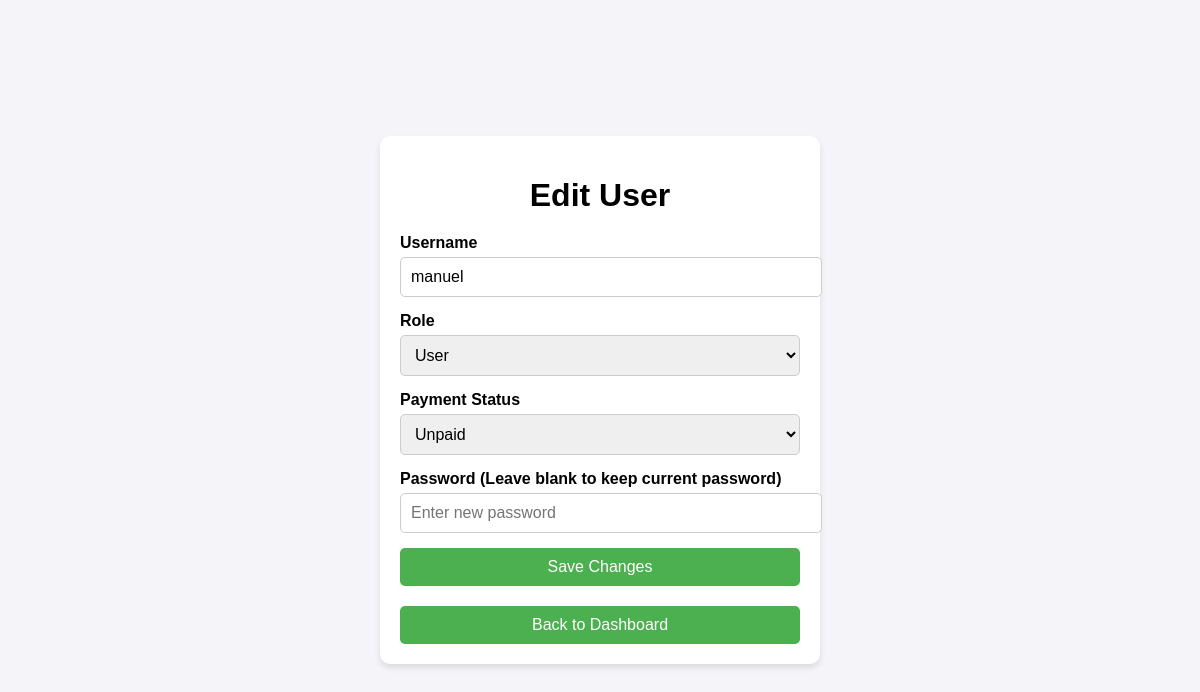
Page /admin/edit_user/2 (signed in) on the committed database.
### app.py (models this page shows, shortened)
class User(db.Model, UserMixin):
    id = db.Column(db.Integer, primary_key=True)
    username = db.Column(db.String(20), unique=True, nullable=False)
    password = db.Column(db.String(60), nullable=False)
    role = db.Column(db.String(10), nullable=False, default='user')  # 'admin' or 'user'
    is_paid = db.Column(db.Boolean, default=False)
    payment_due_date = db.Column(db.Date, nullable=True)

### app.py (the view, shortened to what this page needs)
@app.route('/admin/edit_user/<int:user_id>', methods=['GET', 'POST'])
@login_required
def edit_user(user_id):
    if current_user.role != 'admin':
        flash('Unauthorized access!', 'error')
        return redirect(url_for('dashboard'))
    user = User.query.get_or_404(user_id)
    return render_template('edit_user.html', user=user)

### app.py (called while the page is built)
@login_manager.user_loader
def load_user(user_id):
    return User.query.get(int(user_id))

### templates/edit_user.html (shortened to what this page needs)
<!DOCTYPE html>
<html lang="en">
<head>
</head>
<body>
    <div class="edit-user-container">
        <h1>Edit User</h1>
        <form action="{{ url_for('edit_user', user_id=user.id) }}" method="post">
            <div class="form-group">
                <label for="username">Username</label>
                <input type="text" id="username" name="username" value="{{ user.username }}" required>
            </div>
            <div class="form-group">
                <label for="role">Role</label>
                <select id="role" name="role">
                    <option value="user" {% if user.role == 'user' %}selected{% endif %}>User</option>
                </select>
            </div>
            <div class="form-group">
                <label for="is_paid">Payment Status</label>
                <select id="is_paid" name="is_paid">
                    <option value="false" {% if not user.is_paid %}selected{% endif %}>Unpaid</option>
                </select>
            </div>
            <div class="form-group">
                <label for="password">Password (Leave blank to keep current password)</label>
                <input type="password" id="password" name="password" placeholder="Enter new password">
            </div>
            <div class="form-group">
                <button type="submit">Save Changes</button>
            </div>
        </form>
        <a href="{{ url_for('admin_dashboard') }}" class="back-link">Back to Dashboard</a>
    </div>
</body>
</html>

### templates/edit_user.html (style rules this page uses)
body { font-family: Arial, sans-serif; display: flex; justify-content: center; align-items: center; height: 100vh; margin: 0; background-color: #f4f4f9; }
.edit-user-container { background: #ffffff; padding: 20px; border-radius: 10px; box-shadow: 0 4px 6px rgba(0, 0, 0, 0.1); width: 100%; max-width: 400px; }
.edit-user-container h1 { text-align: center; margin-bottom: 20px; }
.form-group { margin-bottom: 15px; }
.form-group label { display: block; margin-bottom: 5px; font-weight: bold; }
.form-group input, .form-group select { width: 100%; padding: 10px; border: 1px solid #ccc; border-radius: 5px; font-size: 16px; }
.form-group button { width: 100%; padding: 10px; background-color: #4CAF50; color: white; border: none; border-radius: 5px; font-size: 16px; cursor: pointer; }
.back-link { display: block; text-align: center; margin-top: 20px; padding: 10px; background-color: #4CAF50; color: white; text-decoration: none; border-radius: 5px; font-size: 16px; }

### rows in the picture
User: username "manuel", role "User", is_paid "Unpaid"
